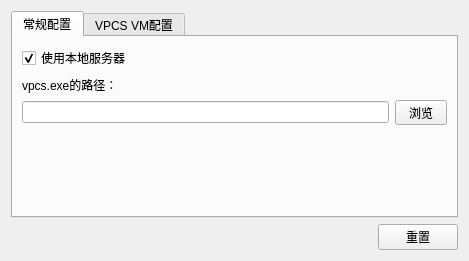
<?xml version="1.0" encoding="UTF-8"?>
<ui version="4.0">
 <class>VPCSPreferencesPageWidget</class>
 <widget class="QWidget" name="VPCSPreferencesPageWidget">
  <property name="geometry">
   <rect>
    <x>0</x>
    <y>0</y>
    <width>469</width>
    <height>261</height>
   </rect>
  </property>
  <property name="windowTitle">
   <string>VPCS</string>
  </property>
  <layout class="QVBoxLayout" name="verticalLayout_2">
   <item>
    <widget class="QTabWidget" name="uiTabWidget">
     <property name="contextMenuPolicy">
      <enum>Qt::CustomContextMenu</enum>
     </property>
     <property name="currentIndex">
      <number>0</number>
     </property>
     <widget class="QWidget" name="uiGeneralSettingsTabWidget">
      <attribute name="title">
       <string>常规配置</string>
      </attribute>
      <layout class="QVBoxLayout" name="verticalLayout">
       <item>
        <widget class="QCheckBox" name="uiUseLocalServercheckBox">
         <property name="text">
          <string>使用本地服务器</string>
         </property>
         <property name="checked">
          <bool>true</bool>
         </property>
        </widget>
       </item>
       <item>
        <widget class="QLabel" name="uiVPCSPathLabel">
         <property name="text">
          <string>vpcs.exe的路径：</string>
         </property>
        </widget>
       </item>
       <item>
        <layout class="QHBoxLayout" name="horizontalLayout_5">
         <item>
          <widget class="QLineEdit" name="uiVPCSPathLineEdit">
           <property name="sizePolicy">
            <sizepolicy hsizetype="MinimumExpanding" vsizetype="Fixed">
             <horstretch>0</horstretch>
             <verstretch>0</verstretch>
            </sizepolicy>
           </property>
          </widget>
         </item>
         <item>
          <widget class="QToolButton" name="uiVPCSPathToolButton">
           <property name="text">
            <string>  浏览  </string>
           </property>
           <property name="toolButtonStyle">
            <enum>Qt::ToolButtonTextOnly</enum>
           </property>
          </widget>
         </item>
        </layout>
       </item>
       <item>
        <spacer name="spacer">
         <property name="orientation">
          <enum>Qt::Vertical</enum>
         </property>
         <property name="sizeHint" stdset="0">
          <size>
           <width>20</width>
           <height>5</height>
          </size>
         </property>
        </spacer>
       </item>
      </layout>
     </widget>
     <widget class="QWidget" name="uiVPCSTabWidget">
      <attribute name="title">
       <string>VPCS VM配置</string>
      </attribute>
      <layout class="QGridLayout" name="gridLayout">
       <item row="1" column="1">
        <layout class="QHBoxLayout" name="horizontalLayout_6">
         <item>
          <widget class="QLineEdit" name="uiScriptFileEdit">
           <property name="sizePolicy">
            <sizepolicy hsizetype="MinimumExpanding" vsizetype="Fixed">
             <horstretch>0</horstretch>
             <verstretch>0</verstretch>
            </sizepolicy>
           </property>
          </widget>
         </item>
         <item>
          <widget class="QToolButton" name="uiScriptFileToolButton">
           <property name="text">
            <string>  浏览  </string>
           </property>
           <property name="toolButtonStyle">
            <enum>Qt::ToolButtonTextOnly</enum>
           </property>
          </widget>
         </item>
        </layout>
       </item>
       <item row="4" column="0">
        <widget class="QLabel" name="uiSymbolLabel">
         <property name="text">
          <string>图标：</string>
         </property>
        </widget>
       </item>
       <item row="4" column="1">
        <layout class="QHBoxLayout" name="horizontalLayout_7">
         <item>
          <widget class="QLineEdit" name="uiSymbolLineEdit"/>
         </item>
         <item>
          <widget class="QToolButton" name="uiSymbolToolButton">
           <property name="text">
            <string>  浏览  </string>
           </property>
           <property name="toolButtonStyle">
            <enum>Qt::ToolButtonTextOnly</enum>
           </property>
          </widget>
         </item>
        </layout>
       </item>
       <item row="5" column="0">
        <widget class="QLabel" name="uiCategoryLabel">
         <property name="text">
          <string>类别：</string>
         </property>
        </widget>
       </item>
       <item row="5" column="1">
        <widget class="QComboBox" name="uiCategoryComboBox"/>
       </item>
       <item row="6" column="0" colspan="2">
        <spacer name="verticalSpacer">
         <property name="orientation">
          <enum>Qt::Vertical</enum>
         </property>
         <property name="sizeHint" stdset="0">
          <size>
           <width>20</width>
           <height>5</height>
          </size>
         </property>
        </spacer>
       </item>
       <item row="1" column="0">
        <widget class="QLabel" name="uiScriptFileLabel">
         <property name="text">
          <string>依赖脚本文件：</string>
         </property>
        </widget>
       </item>
       <item row="0" column="0">
        <widget class="QLabel" name="uiDefaultNameFormatLabel">
         <property name="text">
          <string>默认名称格式：</string>
         </property>
        </widget>
       </item>
       <item row="0" column="1">
        <widget class="QLineEdit" name="uiDefaultNameFormatLineEdit"/>
       </item>
      </layout>
     </widget>
    </widget>
   </item>
   <item>
    <layout class="QHBoxLayout" name="horizontalLayout_2">
     <item>
      <spacer name="horizontalSpacer">
       <property name="orientation">
        <enum>Qt::Horizontal</enum>
       </property>
       <property name="sizeHint" stdset="0">
        <size>
         <width>138</width>
         <height>17</height>
        </size>
       </property>
      </spacer>
     </item>
     <item>
      <widget class="QPushButton" name="uiRestoreDefaultsPushButton">
       <property name="text">
        <string>重置</string>
       </property>
      </widget>
     </item>
    </layout>
   </item>
  </layout>
 </widget>
 <resources/>
 <connections/>
 <designerdata>
  <property name="gridDeltaX">
   <number>10</number>
  </property>
  <property name="gridDeltaY">
   <number>10</number>
  </property>
  <property name="gridSnapX">
   <bool>true</bool>
  </property>
  <property name="gridSnapY">
   <bool>true</bool>
  </property>
  <property name="gridVisible">
   <bool>true</bool>
  </property>
 </designerdata>
</ui>
